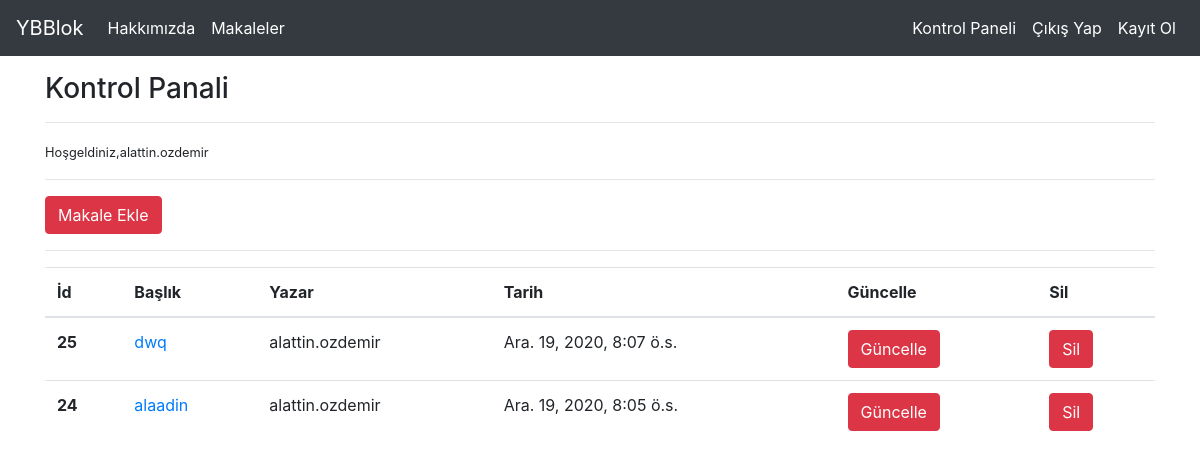
Screenshot of /articles/dashboard/ (signed in) with the database file from the repository.
### article/models.py (models this page shows, shortened)
class Article(models.Model):
    author=models.ForeignKey("auth.User",on_delete=models.CASCADE,verbose_name="Yazar")
    title=models.CharField(max_length=50,verbose_name="Başlık")
    content=RichTextField()
    created_date=models.DateTimeField(auto_now_add=True,verbose_name="Oluşturulma Tarihi")
    article_image=models.FileField(blank=True,null=True,verbose_name="Makaleye Fotoğraf Ekleyin")
    class Meta():
        ordering = ['-created_date']

### article/views.py (the view)
# urls.py: path('dashboard/', views.dashboard,name="dashboard"),
@login_required(login_url="user:login")
def dashboard(request):
    articles=Article.objects.filter(author=request.user)
    contex={
        "articles":articles
    }
    return render(request,"dashboard.html",contex)

### templates/dashboard.html
{% extends "layout.html" %}
{% block body%}
<h3>Kontrol Panali</h3>
<hr>
<p>
    <small>Hoşgeldiniz,{{request.user.username}}</small>
</p>
<hr>
<a class="btn btn-danger" href="/articles/addarticle">Makale Ekle</a>
<hr>
{%if articles%}
<table class="table">
  <thead>
    <tr>
      <th scope="col">İd</th>
      <th scope="col">Başlık</th>
      <th scope="col">Yazar</th>
      <th scope="col">Tarih</th>
        <th scope="col">Güncelle</th>
         <th scope="col">Sil</th>
    </tr>
  </thead>
  <tbody>
  {%for article in articles%}
    <tr>
      <th scope="row">{{article.id}}</th>
      <td><a href="/articles/article/{{article.id}}">{{article.title}}</a> </td>
      <td>{{article.author.username}}</td>
      <td>{{article.created_date}}</td>
        <td><a href="/articles/update/{{article.id}}" class="btn btn-danger">Güncelle</a></td>
       <td><a href="/articles/delete/{{article.id}}" class="btn btn-danger">Sil</a></td>
    </tr>
    {%endfor%}
  </tbody>
</table>
{%else%}
<div class="alert alet-danger">Henüz bir makaleniz bulunmuyor!</div>
{%endif%}
{% endblock body%}

### rows the page displays
Article: id "25", title "dwq", author.username "alattin.ozdemir", created_date "Ara. 19, 2020, 8:07 ö.s."
Article: id "24", title "alaadin", author.username "alattin.ozdemir", created_date "Ara. 19, 2020, 8:05 ö.s."

### other values shown
{{ request.user.username }} "alattin.ozdemir"
